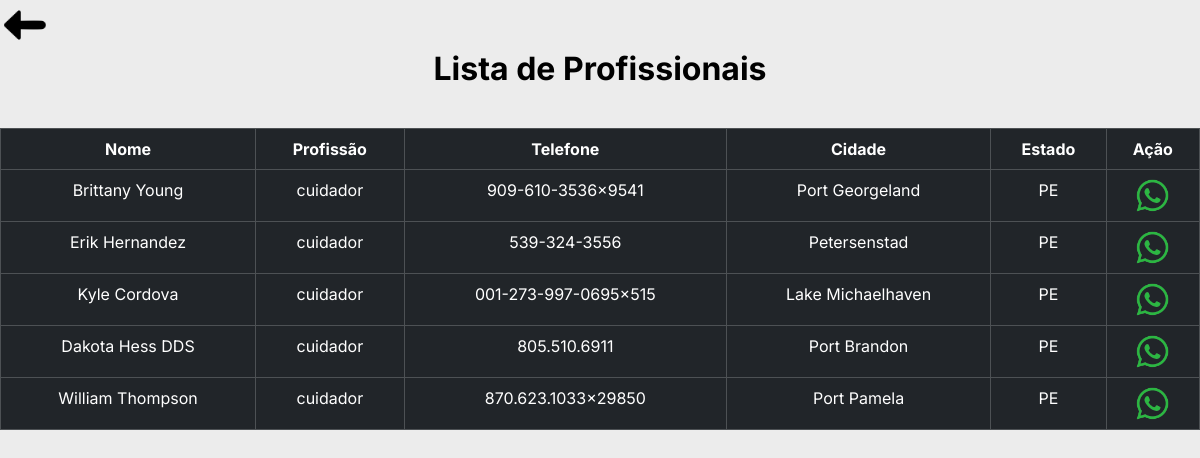
Before: /profissionais/cuidador with the older database file.
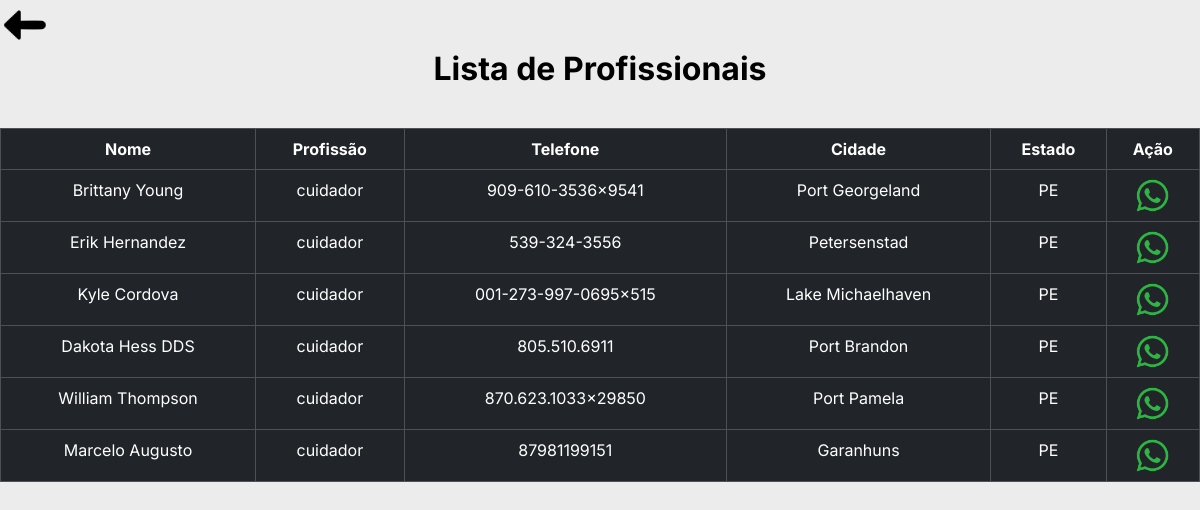
After: the same page with the newer database file.
### tables this page shows
CREATE TABLE "profissionais"(
        "ID_profiss" INTEGER PRIMARY KEY AUTOINCREMENT,
        "nome"      TEXT,
        "CPF"       TEXT,
        "telefone"  TEXT,
        "email"     TEXT,
        "endereco"  TEXT,
        "num"       TEXT,
        "bairro"    TEXT,
        "CEP"       TEXT,
        cidade      TEXT,
        "uf"        TEXT,
        "profissao" TEXT
        );

### cliente.py (the view)
@bp_clientes.route('/profissionais/<profissao>', methods=['GET'])
def list_profissionais(profissao):
    profissionais = obter_profissionais_por_profissao(profissao)
    return render_template('clientes/perfil_profissional.html', profissionais=profissionais)

### cliente.py (called while the page is built)
def obter_profissionais_por_profissao(profissao):
    try:
        with sql.connect("goservice.db") as con:
            cur = con.cursor()
            cur.execute('''
                        SELECT * FROM profissionais
                        WHERE profissao = ?;
                    ''', (profissao,))
            dados = cur.fetchall()
            colunas = [column[0] for column in cur.description]
            dados_json = [dict(zip(colunas, row)) for row in dados]
            return dados_json
    except sql.Error as err:
        print(f"Erro ao executar a consulta: {err}")
        return None

### templates/clientes/perfil_profissional.html (shortened to what this page needs)
{% extends 'clientes/base/base_lista.html' %}
{% block customCSS %}
<link rel="stylesheet" href="{{ url_for('static', filename='css/estilosCli/estilo_lista.css')}}">
{% endblock %}
{% block body %}
<h3 class="tit__pag">Lista de Profissionais</h3>
<table class="table table-bordered table-dark bg-dark tabua">
    <thead>
      <tr>
        <th scope="col">Nome</th>
        <th scope="col">Profissão</th>
        <th scope="col">Telefone</th>
        <th scope="col">Cidade</th>
        <th scope="col">Estado</th>
        <th scope="col">Ação</th>
      </tr>
    </thead>
    <tbody>
    {% for profissional in profissionais %}
      <tr>
        <td>{{ profissional['nome']  }}</td>
        <td>{{ profissional['profissao'] }}</td>
        <td>{{ profissional['telefone'] }}</td>
        <td>{{ profissional['cidade'] }}</td>
        <td>{{ profissional['uf'] }}</td>
        <td>
          <a href="https://wa.me/55{{ profissional['telefone'] }}">
            <img class="lista__prof-icone" src="{{ url_for('static', filename='img/whats.png')}}" alt="ícone do whatsapp">
          </a>
        </td>
      </tr>
    {% endfor %}
    </tbody>
  </table>
{% endblock %}

Changed rows visible on the page:
added profissionais: nome "Marcelo Augusto", profissao "cuidador", telefone "87981199151", cidade "Garanhuns", uf "PE"
